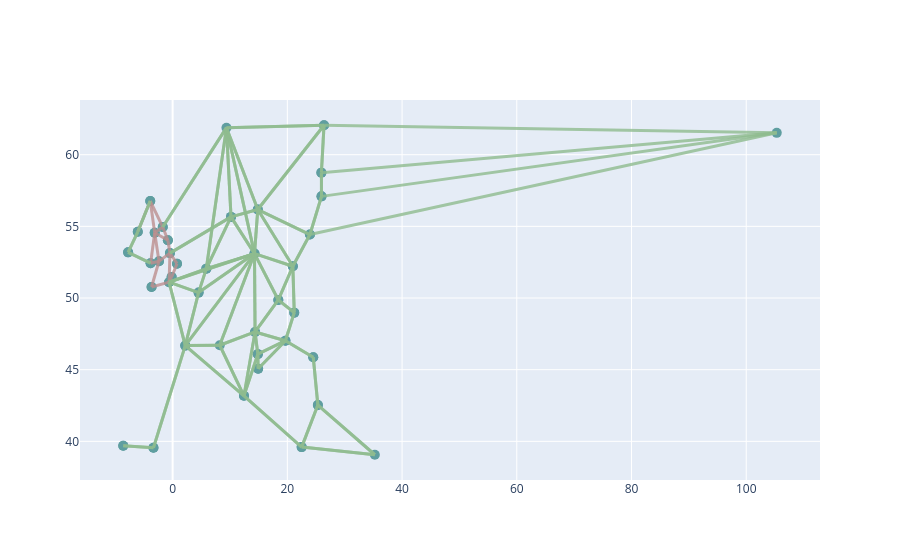

Write notebook code for a chart like this one.
### Code cell
#network.iplot()

### Figure 1 — Plotly figure (JSON) as saved in the notebook; plotly's stock layout.template omitted (floating-point values rounded to 4 significant figures; data arrays with more than 128 entries replaced by an {"elided": "..."} marker saying what was removed)
{"data": [{"hoverinfo": "text", "marker": {"color": "cadetblue", "size": 10}, "mode": "markers", "opacity": 1, "text": ["Bus EN_NorthEast", "Bus EN_NorthWest", "Bus EN_Yorkshire", "Bus EN_EastMidlands", "Bus EN_WestMidlands", "Bus EN_East", "Bus EN_London", "Bus EN_SouthEast", "Bus EN_SouthWest", "Bus EN_Wales", "Bus Scotland", "Bus NorthernIreland", "Bus Austria", "Bus Belgium", "Bus Bulgaria", "Bus Croatia", "Bus Czechia", "Bus Denmark", "Bus Estonia", "Bus Finland", "Bus France", "Bus Germany", "Bus Greece", "Bus Hungary", "Bus Ireland", "Bus Italy", "Bus Latvia", "Bus Lithuania", "Bus Netherlands", "Bus Poland", "Bus Portugal", "Bus Romania", "Bus Slovakia", "Bus Slovenia", "Bus Spain", "Bus Sweden", "Bus Norway", "Bus Switzerland", "Bus Turkey", "Bus Russia", "Bus EN_NorthEast_H2", "Bus EN_NorthWest_H2", "Bus EN_Yorkshire_H2", "Bus EN_EastMidlands_H2", "Bus EN_WestMidlands_H2", "Bus EN_East_H2", "Bus EN_London_H2", "Bus EN_SouthEast_H2", "Bus EN_SouthWest_H2", "Bus EN_Wales_H2", "Bus Scotland_H2", "Bus NorthernIreland_H2", "Bus Austria_H2", "Bus Belgium_H2", "Bus Bulgaria_H2", "Bus Croatia_H2", "Bus Czechia_H2", "Bus Denmark_H2", "Bus Estonia_H2", "Bus Finland_H2", "Bus France_H2", "Bus Germany_H2", "Bus Greece_H2", "Bus Hungary_H2", "Bus Ireland_H2", "Bus Italy_H2", "Bus Latvia_H2", "Bus Lithuania_H2", "Bus Netherlands_H2", "Bus Poland_H2", "Bus Portugal_H2", "Bus Romania_H2", "Bus Slovakia_H2", "Bus Slovenia_H2", "Bus Spain_H2", "Bus Sweden_H2"], "type": "scatter", "x": [-1.72, -3.123, -0.8259, -0.4647, -2.381, 0.7622, -0.1701, -0.6155, -3.673, -3.84, -3.902, -6.074, 14.37, 4.524, 25.32, 14.91, 18.43, 10.18, 25.93, 26.39, 2.202, 14.27, 22.5, 19.67, -7.76, 12.44, 25.96, 23.94, 5.876, 20.96, -8.608, 24.52, 21.2, 14.85, -3.342, 14.85, 9.385, 8.214, 35.25, 105.3, -1.72, -3.123, -0.8259, -0.4647, -2.381, 0.7622, -0.1701, -0.6155, -3.673, -3.84, -3.902, -6.074, 14.37, 4.524, 25.32, 14.91, 18.43, 10.18, 25.93, 26.39, 2.202, 14.27, 22.5, 19.67, -7.76, 12.44, 25.96, 23.94, 5.876, 20.96, -8.608, 24.52, 21.2, 14.85, -3.342, 14.85], "y": [54.95, 54.55, 54.03, 53.13, 52.57, 52.4, 51.47, 51.11, 50.77, 52.43, 56.77, 54.62, 47.63, 50.38, 42.53, 45.07, 49.86, 55.66, 58.75, 62.05, 46.68, 53.1, 39.6, 47.02, 53.19, 43.18, 57.09, 54.43, 52.05, 52.22, 39.69, 45.87, 48.98, 46.08, 39.56, 56.17, 61.88, 46.71, 39.07, 61.52, 54.95, 54.55, 54.03, 53.13, 52.57, 52.4, 51.47, 51.11, 50.77, 52.43, 56.77, 54.62, 47.63, 50.38, 42.53, 45.07, 49.86, 55.66, 58.75, 62.05, 46.68, 53.1, 39.6, 47.02, 53.19, 43.18, 57.09, 54.43, 52.05, 52.22, 39.69, 45.87, 48.98, 46.08, 39.56, 56.17]}, {"hoverinfo": "text", "marker": {"opacity": 0}, "mode": "markers", "text": ["Line EN_NorthEast_EN_NorthWest", "Line EN_NorthWest_EN_Yorkshire", "Line EN_NorthWest_EN_WestMidlands", "Line EN_Yorkshire_EN_NorthEast", "Line EN_EastMidlands_EN_Yorkshire", "Line EN_WestMidlands_EN_EastMidlands", "Line EN_East_EN_EastMidlands", "Line EN_London_EN_SouthEast", "Line EN_London_EN_East", "Line EN_SouthEast_EN_SouthWest", "Line EN_SouthEast_EN_EastMidlands", "Line EN_SouthWest_EN_WestMidlands", "Line EN_Wales_EN_WestMidlands", "Line EN_Wales_EN_NorthWest", "Line Scotland_EN_NorthEast", "Line Scotland_EN_NorthWest", "Line NorthernIreland_Scotland"], "type": "scatter", "x": [-2.422, -1.975, -2.752, -1.273, -0.6453, -1.423, 0.1488, -0.3928, 0.296, -2.144, -0.5401, -3.027, -3.111, -3.482, -2.811, -3.513, -4.988], "y": [54.75, 54.29, 53.56, 54.49, 53.58, 52.85, 52.77, 51.29, 51.93, 50.94, 52.12, 51.67, 52.5, 53.49, 55.86, 55.66, 55.69]}, {"hoverinfo": "text", "marker": {"opacity": 0}, "mode": "markers", "text": {"elided": "156 str values"}, "type": "scatter", "x": {"elided": "156 float values"}, "y": {"elided": "156 float values"}}], "layout": {"autosize": true, "hovermode": "closest", "shapes": [{"line": {"color": "rosybrown", "width": 3}, "opacity": 0.8, "type": "line", "x0": -1.72, "x1": -3.123, "y0": 54.95, "y1": 54.55}, {"line": {"color": "rosybrown", "width": 3}, "opacity": 0.8, "type": "line", "x0": -3.123, "x1": -0.8259, "y0": 54.55, "y1": 54.03}, {"line": {"color": "rosybrown", "width": 3}, "opacity": 0.8, "type": "line", "x0": -3.123, "x1": -2.381, "y0": 54.55, "y1": 52.57}, {"line": {"color": "rosybrown", "width": 3}, "opacity": 0.8, "type": "line", "x0": -0.8259, "x1": -1.72, "y0": 54.03, "y1": 54.95}, {"line": {"color": "rosybrown", "width": 3}, "opacity": 0.8, "type": "line", "x0": -0.4647, "x1": -0.8259, "y0": 53.13, "y1": 54.03}, {"line": {"color": "rosybrown", "width": 3}, "opacity": 0.8, "type": "line", "x0": -2.381, "x1": -0.4647, "y0": 52.57, "y1": 53.13}, {"line": {"color": "rosybrown", "width": 3}, "opacity": 0.8, "type": "line", "x0": 0.7622, "x1": -0.4647, "y0": 52.4, "y1": 53.13}, {"line": {"color": "rosybrown", "width": 3}, "opacity": 0.8, "type": "line", "x0": -0.1701, "x1": -0.6155, "y0": 51.47, "y1": 51.11}, {"line": {"color": "rosybrown", "width": 3}, "opacity": 0.8, "type": "line", "x0": -0.1701, "x1": 0.7622, "y0": 51.47, "y1": 52.4}, {"line": {"color": "rosybrown", "width": 3}, "opacity": 0.8, "type": "line", "x0": -0.6155, "x1": -3.673, "y0": 51.11, "y1": 50.77}, {"line": {"color": "rosybrown", "width": 3}, "opacity": 0.8, "type": "line", "x0": -0.6155, "x1": -0.4647, "y0": 51.11, "y1": 53.13}, {"line": {"color": "rosybrown", "width": 3}, "opacity": 0.8, "type": "line", "x0": -3.673, "x1": -2.381, "y0": 50.77, "y1": 52.57}, {"line": {"color": "rosybrown", "width": 3}, "opacity": 0.8, "type": "line", "x0": -3.84, "x1": -2.381, "y0": 52.43, "y1": 52.57}, {"line": {"color": "rosybrown", "width": 3}, "opacity": 0.8, "type": "line", "x0": -3.84, "x1": -3.123, "y0": 52.43, "y1": 54.55}, {"line": {"color": "rosybrown", "width": 3}, "opacity": 0.8, "type": "line", "x0": -3.902, "x1": -1.72, "y0": 56.77, "y1": 54.95}, {"line": {"color": "rosybrown", "width": 3}, "opacity": 0.8, "type": "line", "x0": -3.902, "x1": -3.123, "y0": 56.77, "y1": 54.55}, {"line": {"color": "rosybrown", "width": 3}, "opacity": 0.8, "type": "line", "x0": -6.074, "x1": -3.902, "y0": 54.62, "y1": 56.77}, {"line": {"color": "darkseagreen", "width": 3}, "opacity": 0.8, "type": "line", "x0": 14.37, "x1": 8.214, "y0": 47.63, "y1": 46.71}, {"line": {"color": "darkseagreen", "width": 3}, "opacity": 0.8, "type": "line", "x0": 14.37, "x1": 18.43, "y0": 47.63, "y1": 49.86}, {"line": {"color": "darkseagreen", "width": 3}, "opacity": 0.8, "type": "line", "x0": 14.37, "x1": 14.27, "y0": 47.63, "y1": 53.1}, {"line": {"color": "darkseagreen", "width": 3}, "opacity": 0.8, "type": "line", "x0": 14.37, "x1": 19.67, "y0": 47.63, "y1": 47.02}, {"line": {"color": "darkseagreen", "width": 3}, "opacity": 0.8, "type": "line", "x0": 14.37, "x1": 12.44, "y0": 47.63, "y1": 43.18}, {"line": {"color": "darkseagreen", "width": 3}, "opacity": 0.8, "type": "line", "x0": 14.37, "x1": 14.85, "y0": 47.63, "y1": 46.08}, {"line": {"color": "darkseagreen", "width": 3}, "opacity": 0.8, "type": "line", "x0": 4.524, "x1": 14.27, "y0": 50.38, "y1": 53.1}, {"line": {"color": "darkseagreen", "width": 3}, "opacity": 0.8, "type": "line", "x0": 4.524, "x1": -0.6155, "y0": 50.38, "y1": 51.11}, {"line": {"color": "darkseagreen", "width": 3}, "opacity": 0.8, "type": "line", "x0": 4.524, "x1": 2.202, "y0": 50.38, "y1": 46.68}, {"line": {"color": "darkseagreen", "width": 3}, "opacity": 0.8, "type": "line", "x0": 4.524, "x1": 5.876, "y0": 50.38, "y1": 52.05}, {"line": {"color": "darkseagreen", "width": 3}, "opacity": 0.8, "type": "line", "x0": 25.32, "x1": 22.5, "y0": 42.53, "y1": 39.6}, {"line": {"color": "darkseagreen", "width": 3}, "opacity": 0.8, "type": "line", "x0": 25.32, "x1": 24.52, "y0": 42.53, "y1": 45.87}, {"line": {"color": "darkseagreen", "width": 3}, "opacity": 0.8, "type": "line", "x0": 25.32, "x1": 35.25, "y0": 42.53, "y1": 39.07}, {"line": {"color": "darkseagreen", "width": 3}, "opacity": 0.8, "type": "line", "x0": 8.214, "x1": 14.37, "y0": 46.71, "y1": 47.63}, {"line": {"color": "darkseagreen", "width": 3}, "opacity": 0.8, "type": "line", "x0": 8.214, "x1": 14.27, "y0": 46.71, "y1": 53.1}, {"line": {"color": "darkseagreen", "width": 3}, "opacity": 0.8, "type": "line", "x0": 8.214, "x1": 2.202, "y0": 46.71, "y1": 46.68}, {"line": {"color": "darkseagreen", "width": 3}, "opacity": 0.8, "type": "line", "x0": 8.214, "x1": 12.44, "y0": 46.71, "y1": 43.18}, {"line": {"color": "darkseagreen", "width": 3}, "opacity": 0.8, "type": "line", "x0": 18.43, "x1": 14.37, "y0": 49.86, "y1": 47.63}, {"line": {"color": "darkseagreen", "width": 3}, "opacity": 0.8, "type": "line", "x0": 18.43, "x1": 14.27, "y0": 49.86, "y1": 53.1}, {"line": {"color": "darkseagreen", "width": 3}, "opacity": 0.8, "type": "line", "x0": 18.43, "x1": 20.96, "y0": 49.86, "y1": 52.22}, {"line": {"color": "darkseagreen", "width": 3}, "opacity": 0.8, "type": "line", "x0": 18.43, "x1": 21.2, "y0": 49.86, "y1": 48.98}, {"line": {"color": "darkseagreen", "width": 3}, "opacity": 0.8, "type": "line", "x0": 14.27, "x1": 14.37, "y0": 53.1, "y1": 47.63}, {"line": {"color": "darkseagreen", "width": 3}, "opacity": 0.8, "type": "line", "x0": 14.27, "x1": 4.524, "y0": 53.1, "y1": 50.38}, {"line": {"color": "darkseagreen", "width": 3}, "opacity": 0.8, "type": "line", "x0": 14.27, "x1": 8.214, "y0": 53.1, "y1": 46.71}, {"line": {"color": "darkseagreen", "width": 3}, "opacity": 0.8, "type": "line", "x0": 14.27, "x1": 18.43, "y0": 53.1, "y1": 49.86}, {"line": {"color": "darkseagreen", "width": 3}, "opacity": 0.8, "type": "line", "x0": 14.27, "x1": 10.18, "y0": 53.1, "y1": 55.66}, {"line": {"color": "darkseagreen", "width": 3}, "opacity": 0.8, "type": "line", "x0": 14.27, "x1": -0.6155, "y0": 53.1, "y1": 51.11}, {"line": {"color": "darkseagreen", "width": 3}, "opacity": 0.8, "type": "line", "x0": 14.27, "x1": 2.202, "y0": 53.1, "y1": 46.68}, {"line": {"color": "darkseagreen", "width": 3}, "opacity": 0.8, "type": "line", "x0": 14.27, "x1": 5.876, "y0": 53.1, "y1": 52.05}, {"line": {"color": "darkseagreen", "width": 3}, "opacity": 0.8, "type": "line", "x0": 14.27, "x1": 9.385, "y0": 53.1, "y1": 61.88}, {"line": {"color": "darkseagreen", "width": 3}, "opacity": 0.8, "type": "line", "x0": 14.27, "x1": 20.96, "y0": 53.1, "y1": 52.22}, {"line": {"color": "darkseagreen", "width": 3}, "opacity": 0.8, "type": "line", "x0": 14.27, "x1": 14.85, "y0": 53.1, "y1": 56.17}, {"line": {"color": "darkseagreen", "width": 3}, "opacity": 0.8, "type": "line", "x0": 10.18, "x1": 14.27, "y0": 55.66, "y1": 53.1}, {"line": {"color": "darkseagreen", "width": 3}, "opacity": 0.8, "type": "line", "x0": 10.18, "x1": -0.4647, "y0": 55.66, "y1": 53.13}, {"line": {"color": "darkseagreen", "width": 3}, "opacity": 0.8, "type": "line", "x0": 10.18, "x1": 5.876, "y0": 55.66, "y1": 52.05}, {"line": {"color": "darkseagreen", "width": 3}, "opacity": 0.8, "type": "line", "x0": 10.18, "x1": 9.385, "y0": 55.66, "y1": 61.88}, {"line": {"color": "darkseagreen", "width": 3}, "opacity": 0.8, "type": "line", "x0": 10.18, "x1": 14.85, "y0": 55.66, "y1": 56.17}, {"line": {"color": "darkseagreen", "width": 3}, "opacity": 0.8, "type": "line", "x0": 25.93, "x1": 26.39, "y0": 58.75, "y1": 62.05}, {"line": {"color": "darkseagreen", "width": 3}, "opacity": 0.8, "type": "line", "x0": 25.93, "x1": 25.96, "y0": 58.75, "y1": 57.09}, {"line": {"color": "darkseagreen", "width": 3}, "opacity": 0.8, "type": "line", "x0": -0.4647, "x1": 10.18, "y0": 53.13, "y1": 55.66}, {"line": {"color": "darkseagreen", "width": 3}, "opacity": 0.8, "type": "line", "x0": -1.72, "x1": 9.385, "y0": 54.95, "y1": 61.88}, {"line": {"color": "darkseagreen", "width": 3}, "opacity": 0.8, "type": "line", "x0": -0.6155, "x1": 4.524, "y0": 51.11, "y1": 50.38}, {"line": {"color": "darkseagreen", "width": 3}, "opacity": 0.8, "type": "line", "x0": -0.6155, "x1": 14.27, "y0": 51.11, "y1": 53.1}, {"line": {"color": "darkseagreen", "width": 3}, "opacity": 0.8, "type": "line", "x0": -0.6155, "x1": 2.202, "y0": 51.11, "y1": 46.68}, {"line": {"color": "darkseagreen", "width": 3}, "opacity": 0.8, "type": "line", "x0": -0.6155, "x1": 5.876, "y0": 51.11, "y1": 52.05}, {"line": {"color": "darkseagreen", "width": 3}, "opacity": 0.8, "type": "line", "x0": -3.84, "x1": -7.76, "y0": 52.43, "y1": 53.19}, {"line": {"color": "darkseagreen", "width": 3}, "opacity": 0.8, "type": "line", "x0": -3.342, "x1": 2.202, "y0": 39.56, "y1": 46.68}, {"line": {"color": "darkseagreen", "width": 3}, "opacity": 0.8, "type": "line", "x0": -3.342, "x1": -8.608, "y0": 39.56, "y1": 39.69}, {"line": {"color": "darkseagreen", "width": 3}, "opacity": 0.8, "type": "line", "x0": 26.39, "x1": 25.93, "y0": 62.05, "y1": 58.75}, {"line": {"color": "darkseagreen", "width": 3}, "opacity": 0.8, "type": "line", "x0": 26.39, "x1": 9.385, "y0": 62.05, "y1": 61.88}, {"line": {"color": "darkseagreen", "width": 3}, "opacity": 0.8, "type": "line", "x0": 26.39, "x1": 14.85, "y0": 62.05, "y1": 56.17}, {"line": {"color": "darkseagreen", "width": 3}, "opacity": 0.8, "type": "line", "x0": 2.202, "x1": 4.524, "y0": 46.68, "y1": 50.38}, {"line": {"color": "darkseagreen", "width": 3}, "opacity": 0.8, "type": "line", "x0": 2.202, "x1": 8.214, "y0": 46.68, "y1": 46.71}, {"line": {"color": "darkseagreen", "width": 3}, "opacity": 0.8, "type": "line", "x0": 2.202, "x1": 14.27, "y0": 46.68, "y1": 53.1}, {"line": {"color": "darkseagreen", "width": 3}, "opacity": 0.8, "type": "line", "x0": 2.202, "x1": -0.6155, "y0": 46.68, "y1": 51.11}, {"line": {"color": "darkseagreen", "width": 3}, "opacity": 0.8, "type": "line", "x0": 2.202, "x1": -3.342, "y0": 46.68, "y1": 39.56}, {"line": {"color": "darkseagreen", "width": 3}, "opacity": 0.8, "type": "line", "x0": 2.202, "x1": 12.44, "y0": 46.68, "y1": 43.18}, {"line": {"color": "darkseagreen", "width": 3}, "opacity": 0.8, "type": "line", "x0": 22.5, "x1": 25.32, "y0": 39.6, "y1": 42.53}, {"line": {"color": "darkseagreen", "width": 3}, "opacity": 0.8, "type": "line", "x0": 22.5, "x1": 12.44, "y0": 39.6, "y1": 43.18}, {"line": {"color": "darkseagreen", "width": 3}, "opacity": 0.8, "type": "line", "x0": 22.5, "x1": 35.25, "y0": 39.6, "y1": 39.07}, {"line": {"color": "darkseagreen", "width": 3}, "opacity": 0.8, "type": "line", "x0": 14.91, "x1": 19.67, "y0": 45.07, "y1": 47.02}, {"line": {"color": "darkseagreen", "width": 3}, "opacity": 0.8, "type": "line", "x0": 14.91, "x1": 14.85, "y0": 45.07, "y1": 46.08}, {"line": {"color": "darkseagreen", "width": 3}, "opacity": 0.8, "type": "line", "x0": 19.67, "x1": 14.37, "y0": 47.02, "y1": 47.63}, {"line": {"color": "darkseagreen", "width": 3}, "opacity": 0.8, "type": "line", "x0": 19.67, "x1": 14.91, "y0": 47.02, "y1": 45.07}, {"line": {"color": "darkseagreen", "width": 3}, "opacity": 0.8, "type": "line", "x0": 19.67, "x1": 24.52, "y0": 47.02, "y1": 45.87}, {"line": {"color": "darkseagreen", "width": 3}, "opacity": 0.8, "type": "line", "x0": 19.67, "x1": 14.85, "y0": 47.02, "y1": 46.08}, {"line": {"color": "darkseagreen", "width": 3}, "opacity": 0.8, "type": "line", "x0": 19.67, "x1": 21.2, "y0": 47.02, "y1": 48.98}, {"line": {"color": "darkseagreen", "width": 3}, "opacity": 0.8, "type": "line", "x0": -7.76, "x1": -3.84, "y0": 53.19, "y1": 52.43}, {"line": {"color": "darkseagreen", "width": 3}, "opacity": 0.8, "type": "line", "x0": -7.76, "x1": -6.074, "y0": 53.19, "y1": 54.62}, {"line": {"color": "darkseagreen", "width": 3}, "opacity": 0.8, "type": "line", "x0": 12.44, "x1": 14.37, "y0": 43.18, "y1": 47.63}, {"line": {"color": "darkseagreen", "width": 3}, "opacity": 0.8, "type": "line", "x0": 12.44, "x1": 8.214, "y0": 43.18, "y1": 46.71}, {"line": {"color": "darkseagreen", "width": 3}, "opacity": 0.8, "type": "line", "x0": 12.44, "x1": 2.202, "y0": 43.18, "y1": 46.68}, {"line": {"color": "darkseagreen", "width": 3}, "opacity": 0.8, "type": "line", "x0": 12.44, "x1": 22.5, "y0": 43.18, "y1": 39.6}, {"line": {"color": "darkseagreen", "width": 3}, "opacity": 0.8, "type": "line", "x0": 12.44, "x1": 14.85, "y0": 43.18, "y1": 46.08}, {"line": {"color": "darkseagreen", "width": 3}, "opacity": 0.8, "type": "line", "x0": 23.94, "x1": 25.96, "y0": 54.43, "y1": 57.09}, {"line": {"color": "darkseagreen", "width": 3}, "opacity": 0.8, "type": "line", "x0": 23.94, "x1": 20.96, "y0": 54.43, "y1": 52.22}, {"line": {"color": "darkseagreen", "width": 3}, "opacity": 0.8, "type": "line", "x0": 23.94, "x1": 14.85, "y0": 54.43, "y1": 56.17}, {"line": {"color": "darkseagreen", "width": 3}, "opacity": 0.8, "type": "line", "x0": 25.96, "x1": 25.93, "y0": 57.09, "y1": 58.75}, {"line": {"color": "darkseagreen", "width": 3}, "opacity": 0.8, "type": "line", "x0": 25.96, "x1": 23.94, "y0": 57.09, "y1": 54.43}, {"line": {"color": "darkseagreen", "width": 3}, "opacity": 0.8, "type": "line", "x0": 5.876, "x1": 4.524, "y0": 52.05, "y1": 50.38}, {"line": {"color": "darkseagreen", "width": 3}, "opacity": 0.8, "type": "line", "x0": 5.876, "x1": 14.27, "y0": 52.05, "y1": 53.1}, {"line": {"color": "darkseagreen", "width": 3}, "opacity": 0.8, "type": "line", "x0": 5.876, "x1": 10.18, "y0": 52.05, "y1": 55.66}, {"line": {"color": "darkseagreen", "width": 3}, "opacity": 0.8, "type": "line", "x0": 5.876, "x1": -0.6155, "y0": 52.05, "y1": 51.11}, {"line": {"color": "darkseagreen", "width": 3}, "opacity": 0.8, "type": "line", "x0": 5.876, "x1": 9.385, "y0": 52.05, "y1": 61.88}, {"line": {"color": "darkseagreen", "width": 3}, "opacity": 0.8, "type": "line", "x0": 9.385, "x1": 14.27, "y0": 61.88, "y1": 53.1}, {"line": {"color": "darkseagreen", "width": 3}, "opacity": 0.8, "type": "line", "x0": 9.385, "x1": 10.18, "y0": 61.88, "y1": 55.66}, {"line": {"color": "darkseagreen", "width": 3}, "opacity": 0.8, "type": "line", "x0": 9.385, "x1": -1.72, "y0": 61.88, "y1": 54.95}, {"line": {"color": "darkseagreen", "width": 3}, "opacity": 0.8, "type": "line", "x0": 9.385, "x1": 26.39, "y0": 61.88, "y1": 62.05}, {"line": {"color": "darkseagreen", "width": 3}, "opacity": 0.8, "type": "line", "x0": 9.385, "x1": 5.876, "y0": 61.88, "y1": 52.05}, {"line": {"color": "darkseagreen", "width": 3}, "opacity": 0.8, "type": "line", "x0": 9.385, "x1": 14.85, "y0": 61.88, "y1": 56.17}, {"line": {"color": "darkseagreen", "width": 3}, "opacity": 0.8, "type": "line", "x0": -6.074, "x1": -7.76, "y0": 54.62, "y1": 53.19}, {"line": {"color": "darkseagreen", "width": 3}, "opacity": 0.8, "type": "line", "x0": -6.074, "x1": -3.902, "y0": 54.62, "y1": 56.77}, {"line": {"color": "darkseagreen", "width": 3}, "opacity": 0.8, "type": "line", "x0": 20.96, "x1": 18.43, "y0": 52.22, "y1": 49.86}, {"line": {"color": "darkseagreen", "width": 3}, "opacity": 0.8, "type": "line", "x0": 20.96, "x1": 14.27, "y0": 52.22, "y1": 53.1}, {"line": {"color": "darkseagreen", "width": 3}, "opacity": 0.8, "type": "line", "x0": 20.96, "x1": 23.94, "y0": 52.22, "y1": 54.43}, {"line": {"color": "darkseagreen", "width": 3}, "opacity": 0.8, "type": "line", "x0": 20.96, "x1": 14.85, "y0": 52.22, "y1": 56.17}, {"line": {"color": "darkseagreen", "width": 3}, "opacity": 0.8, "type": "line", "x0": 20.96, "x1": 21.2, "y0": 52.22, "y1": 48.98}, {"line": {"color": "darkseagreen", "width": 3}, "opacity": 0.8, "type": "line", "x0": -8.608, "x1": -3.342, "y0": 39.69, "y1": 39.56}, {"line": {"color": "darkseagreen", "width": 3}, "opacity": 0.8, "type": "line", "x0": 24.52, "x1": 25.32, "y0": 45.87, "y1": 42.53}, {"line": {"color": "darkseagreen", "width": 3}, "opacity": 0.8, "type": "line", "x0": 24.52, "x1": 19.67, "y0": 45.87, "y1": 47.02}, {"line": {"color": "darkseagreen", "width": 3}, "opacity": 0.8, "type": "line", "x0": 105.3, "x1": 25.93, "y0": 61.52, "y1": 58.75}, {"line": {"color": "darkseagreen", "width": 3}, "opacity": 0.8, "type": "line", "x0": 105.3, "x1": 26.39, "y0": 61.52, "y1": 62.05}, {"line": {"color": "darkseagreen", "width": 3}, "opacity": 0.8, "type": "line", "x0": 105.3, "x1": 23.94, "y0": 61.52, "y1": 54.43}, {"line": {"color": "darkseagreen", "width": 3}, "opacity": 0.8, "type": "line", "x0": 105.3, "x1": 25.96, "y0": 61.52, "y1": 57.09}, {"line": {"color": "darkseagreen", "width": 3}, "opacity": 0.8, "type": "line", "x0": -3.902, "x1": -6.074, "y0": 56.77, "y1": 54.62}, {"line": {"color": "darkseagreen", "width": 3}, "opacity": 0.8, "type": "line", "x0": 14.85, "x1": 14.27, "y0": 56.17, "y1": 53.1}, {"line": {"color": "darkseagreen", "width": 3}, "opacity": 0.8, "type": "line", "x0": 14.85, "x1": 10.18, "y0": 56.17, "y1": 55.66}, {"line": {"color": "darkseagreen", "width": 3}, "opacity": 0.8, "type": "line", "x0": 14.85, "x1": 26.39, "y0": 56.17, "y1": 62.05}, {"line": {"color": "darkseagreen", "width": 3}, "opacity": 0.8, "type": "line", "x0": 14.85, "x1": 23.94, "y0": 56.17, "y1": 54.43}, {"line": {"color": "darkseagreen", "width": 3}, "opacity": 0.8, "type": "line", "x0": 14.85, "x1": 9.385, "y0": 56.17, "y1": 61.88}, {"line": {"color": "darkseagreen", "width": 3}, "opacity": 0.8, "type": "line", "x0": 14.85, "x1": 20.96, "y0": 56.17, "y1": 52.22}, {"line": {"color": "darkseagreen", "width": 3}, "opacity": 0.8, "type": "line", "x0": 14.85, "x1": 14.37, "y0": 46.08, "y1": 47.63}, {"line": {"color": "darkseagreen", "width": 3}, "opacity": 0.8, "type": "line", "x0": 14.85, "x1": 14.91, "y0": 46.08, "y1": 45.07}, {"line": {"color": "darkseagreen", "width": 3}, "opacity": 0.8, "type": "line", "x0": 14.85, "x1": 19.67, "y0": 46.08, "y1": 47.02}, {"line": {"color": "darkseagreen", "width": 3}, "opacity": 0.8, "type": "line", "x0": 14.85, "x1": 12.44, "y0": 46.08, "y1": 43.18}, {"line": {"color": "darkseagreen", "width": 3}, "opacity": 0.8, "type": "line", "x0": 21.2, "x1": 18.43, "y0": 48.98, "y1": 49.86}, {"line": {"color": "darkseagreen", "width": 3}, "opacity": 0.8, "type": "line", "x0": 21.2, "x1": 19.67, "y0": 48.98, "y1": 47.02}, {"line": {"color": "darkseagreen", "width": 3}, "opacity": 0.8, "type": "line", "x0": 21.2, "x1": 20.96, "y0": 48.98, "y1": 52.22}, {"line": {"color": "darkseagreen", "width": 3}, "opacity": 0.8, "type": "line", "x0": 35.25, "x1": 25.32, "y0": 39.07, "y1": 42.53}, {"line": {"color": "darkseagreen", "width": 3}, "opacity": 0.8, "type": "line", "x0": 35.25, "x1": 22.5, "y0": 39.07, "y1": 39.6}, {"line": {"color": "darkseagreen", "width": 3}, "opacity": 0.8, "type": "line", "x0": -1.72, "x1": -1.72, "y0": 54.95, "y1": 54.95}, {"line": {"color": "darkseagreen", "width": 3}, "opacity": 0.8, "type": "line", "x0": -3.123, "x1": -3.123, "y0": 54.55, "y1": 54.55}, {"line": {"color": "darkseagreen", "width": 3}, "opacity": 0.8, "type": "line", "x0": -0.8259, "x1": -0.8259, "y0": 54.03, "y1": 54.03}, {"line": {"color": "darkseagreen", "width": 3}, "opacity": 0.8, "type": "line", "x0": -0.4647, "x1": -0.4647, "y0": 53.13, "y1": 53.13}, {"line": {"color": "darkseagreen", "width": 3}, "opacity": 0.8, "type": "line", "x0": -2.381, "x1": -2.381, "y0": 52.57, "y1": 52.57}, {"line": {"color": "darkseagreen", "width": 3}, "opacity": 0.8, "type": "line", "x0": 0.7622, "x1": 0.7622, "y0": 52.4, "y1": 52.4}, {"line": {"color": "darkseagreen", "width": 3}, "opacity": 0.8, "type": "line", "x0": -0.1701, "x1": -0.1701, "y0": 51.47, "y1": 51.47}, {"line": {"color": "darkseagreen", "width": 3}, "opacity": 0.8, "type": "line", "x0": -0.6155, "x1": -0.6155, "y0": 51.11, "y1": 51.11}, {"line": {"color": "darkseagreen", "width": 3}, "opacity": 0.8, "type": "line", "x0": -3.673, "x1": -3.673, "y0": 50.77, "y1": 50.77}, {"line": {"color": "darkseagreen", "width": 3}, "opacity": 0.8, "type": "line", "x0": -3.84, "x1": -3.84, "y0": 52.43, "y1": 52.43}, {"line": {"color": "darkseagreen", "width": 3}, "opacity": 0.8, "type": "line", "x0": -3.902, "x1": -3.902, "y0": 56.77, "y1": 56.77}, {"line": {"color": "darkseagreen", "width": 3}, "opacity": 0.8, "type": "line", "x0": -6.074, "x1": -6.074, "y0": 54.62, "y1": 54.62}, {"line": {"color": "darkseagreen", "width": 3}, "opacity": 0.8, "type": "line", "x0": 14.37, "x1": 14.37, "y0": 47.63, "y1": 47.63}, {"line": {"color": "darkseagreen", "width": 3}, "opacity": 0.8, "type": "line", "x0": 4.524, "x1": 4.524, "y0": 50.38, "y1": 50.38}, {"line": {"color": "darkseagreen", "width": 3}, "opacity": 0.8, "type": "line", "x0": 25.32, "x1": 25.32, "y0": 42.53, "y1": 42.53}, {"line": {"color": "darkseagreen", "width": 3}, "opacity": 0.8, "type": "line", "x0": 14.91, "x1": 14.91, "y0": 45.07, "y1": 45.07}, {"line": {"color": "darkseagreen", "width": 3}, "opacity": 0.8, "type": "line", "x0": 18.43, "x1": 18.43, "y0": 49.86, "y1": 49.86}, {"line": {"color": "darkseagreen", "width": 3}, "opacity": 0.8, "type": "line", "x0": 10.18, "x1": 10.18, "y0": 55.66, "y1": 55.66}, {"line": {"color": "darkseagreen", "width": 3}, "opacity": 0.8, "type": "line", "x0": 25.93, "x1": 25.93, "y0": 58.75, "y1": 58.75}, {"line": {"color": "darkseagreen", "width": 3}, "opacity": 0.8, "type": "line", "x0": 26.39, "x1": 26.39, "y0": 62.05, "y1": 62.05}, {"line": {"color": "darkseagreen", "width": 3}, "opacity": 0.8, "type": "line", "x0": 2.202, "x1": 2.202, "y0": 46.68, "y1": 46.68}, {"line": {"color": "darkseagreen", "width": 3}, "opacity": 0.8, "type": "line", "x0": 14.27, "x1": 14.27, "y0": 53.1, "y1": 53.1}, {"line": {"color": "darkseagreen", "width": 3}, "opacity": 0.8, "type": "line", "x0": 22.5, "x1": 22.5, "y0": 39.6, "y1": 39.6}, {"line": {"color": "darkseagreen", "width": 3}, "opacity": 0.8, "type": "line", "x0": 19.67, "x1": 19.67, "y0": 47.02, "y1": 47.02}, {"line": {"color": "darkseagreen", "width": 3}, "opacity": 0.8, "type": "line", "x0": -7.76, "x1": -7.76, "y0": 53.19, "y1": 53.19}, {"line": {"color": "darkseagreen", "width": 3}, "opacity": 0.8, "type": "line", "x0": 12.44, "x1": 12.44, "y0": 43.18, "y1": 43.18}, {"line": {"color": "darkseagreen", "width": 3}, "opacity": 0.8, "type": "line", "x0": 25.96, "x1": 25.96, "y0": 57.09, "y1": 57.09}, {"line": {"color": "darkseagreen", "width": 3}, "opacity": 0.8, "type": "line", "x0": 23.94, "x1": 23.94, "y0": 54.43, "y1": 54.43}, {"line": {"color": "darkseagreen", "width": 3}, "opacity": 0.8, "type": "line", "x0": 5.876, "x1": 5.876, "y0": 52.05, "y1": 52.05}, {"line": {"color": "darkseagreen", "width": 3}, "opacity": 0.8, "type": "line", "x0": 20.96, "x1": 20.96, "y0": 52.22, "y1": 52.22}, {"line": {"color": "darkseagreen", "width": 3}, "opacity": 0.8, "type": "line", "x0": -8.608, "x1": -8.608, "y0": 39.69, "y1": 39.69}, {"line": {"color": "darkseagreen", "width": 3}, "opacity": 0.8, "type": "line", "x0": 24.52, "x1": 24.52, "y0": 45.87, "y1": 45.87}, {"line": {"color": "darkseagreen", "width": 3}, "opacity": 0.8, "type": "line", "x0": 21.2, "x1": 21.2, "y0": 48.98, "y1": 48.98}, {"line": {"color": "darkseagreen", "width": 3}, "opacity": 0.8, "type": "line", "x0": 14.85, "x1": 14.85, "y0": 46.08, "y1": 46.08}, {"line": {"color": "darkseagreen", "width": 3}, "opacity": 0.8, "type": "line", "x0": -3.342, "x1": -3.342, "y0": 39.56, "y1": 39.56}, {"line": {"color": "darkseagreen", "width": 3}, "opacity": 0.8, "type": "line", "x0": 14.85, "x1": 14.85, "y0": 56.17, "y1": 56.17}], "showlegend": false, "title": {"text": ""}, "xaxis": {"autorange": true, "range": [-15.9, 112.6], "type": "linear"}, "yaxis": {"autorange": true, "range": [36.72, 64.4], "type": "linear"}}}
